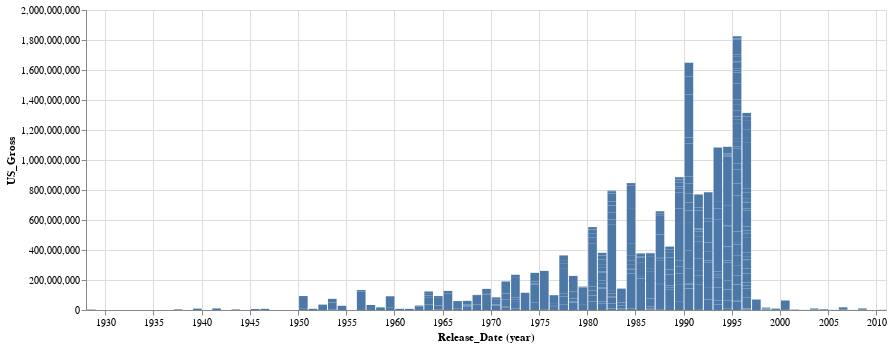

Notebook code for this chart:
### Markdown cell above
This is not ideal as it is giving the same info as the point plot, but with unaggregated bars, which may be misleading. What's the best way to aggregate this data in altair?

Let's start with the time data, aggregating by year.

### Code cell
gross_by_year = alt.Chart(movies_filtered).mark_bar().encode(
    x = alt.X('year(Release_Date)'),
    y = alt.Y('US_Gross')
).properties(width=800)

gross_by_year

### Figure 1 — Vega-Lite specification as saved in the notebook (floating-point values rounded to 4 significant figures; data arrays with more than 128 entries replaced by an {"elided": "..."} marker saying what was removed)
{"config": {"view": {"continuousWidth": 300, "continuousHeight": 300}}, "data": {"name": "data-0bdad61e92be6e7cce0493ae865fad98"}, "mark": {"type": "bar"}, "encoding": {"x": {"field": "Release_Date", "timeUnit": "year", "type": "temporal"}, "y": {"field": "US_Gross", "type": "quantitative"}}, "width": 800, "$schema": "https://vega.github.io/schema/vega-lite/v5.20.1.json", "datasets": {"data-0bdad61e92be6e7cce0493ae865fad98": {"elided": "483 records"}}}
